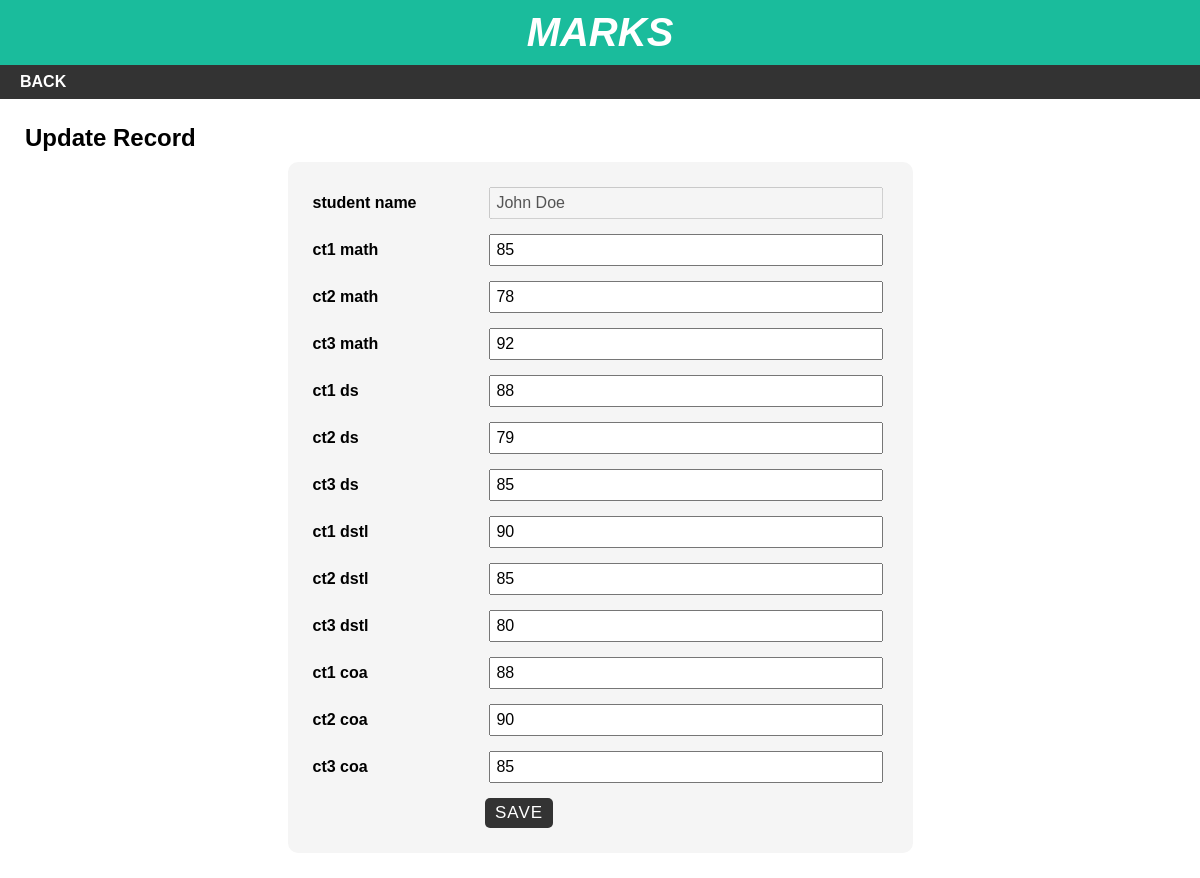
The app's page /editm.php?id=1 (signed in) with its own data.
### tables this page shows
CREATE TABLE marks (
    `student_id` INT AUTO_INCREMENT PRIMARY KEY,
    `student_name` VARCHAR(100) NOT NULL,
    `ct1_math` INT,
    `ct2_math` INT,
    `ct3_math` INT,
    `ct1_ds` INT,
    `ct2_ds` INT,
    `ct3_ds` INT,
    `ct1_dstl` INT,
    `ct2_dstl` INT,
    `ct3_dstl` INT,
    `ct1_coa` INT,
    `ct2_coa` INT,
    `ct3_coa` INT
);

### editm.php (the view, shortened to what this page needs)
<?php
include 'connectionString.php'
?>
<!DOCTYPE html>
<html lang="en">
<head>
  <link rel="stylesheet" href="css/stylead.css">
</head>
<body>
    <div id="wrapper">
        <div id="header">
            <h1>marks</h1>
        </div>
        <div id="menu">
            <ul>
                <li>
                    <a href="marks.php">back</a>
                </li>
            </ul>
        </div>
<div id="main-content">
    <h2>Update Record</h2>
    <?php
    $student_id=$_GET['id'];
    $sql= "SELECT * FROM `marks` WHERE `student_id`='$student_id';";
    $result=mysqli_query($con,$sql);
    if(mysqli_num_rows($result)){
        $row=mysqli_fetch_assoc($result)
    ?>
    <form class="post-form" action="updatem.php" method="post">
        <div class="form-group">
            <label>student name</label>
            <input type="text" name="student name" value="<?php echo $row['student_name']; ?>" disabled />
        </div>
        <div class="form-group">
            <label>ct1 math</label>
            <input type="text" name="ct1_math" value="<?php echo $row['ct1_math'] ;?>"/>
    </div>
    <div class="form-group">
        <label>ct2 math</label>
            <input type="text" name="ct2_math" value="<?php echo $row['ct2_math'];?>"/>
        </div>
        <div class="form-group">
            <label>ct3 math</label>
            <input type="text" name="ct3_math" value="<?php echo $row['ct3_math'] ;?>"/>
        </div>
        <div class="form-group">
            <label>ct1 ds</label>
            <input type="text" name="ct1_ds" value="<?php echo $row['ct1_ds'];?>"/>
        </div>
    <div class="form-group">
        <label>ct2 ds</label>
            <input type="text" name="ct2_ds" value="<?php echo $row['ct2_ds'];?>"/>
        </div>
        <div class="form-group">
            <label>ct3 ds</label>
            <input type="text" name="ct3_ds" value="<?php echo $row['ct3_ds'] ;?>"/>
        </div>
        <div class="form-group">
            <label>ct1 dstl</label>
            <input type="text" name="ct1_dstl" value="<?php echo $row['ct1_dstl'];?>"/>
        </div>
    <div class="form-group">
        <label>ct2 dstl</label>
            <input type="text" name="ct2_dstl" value="<?php echo $row['ct2_dstl'];?>"/>
        </div>
        <div class="form-group">
            <label>ct3 dstl</label>
            <input type="text" name="ct3_dstl" value="<?php echo $row['ct3_dstl'] ;?>"/>
        </div>
        <div class="form-group">
            <label>ct1 coa</label>
            <input type="text" name="ct1_coa" value="<?php echo $row['ct1_coa'];?>"/>
        </div>
    <div class="form-group">
        <label>ct2 coa</label>
            <input type="text" name="ct2_coa" value="<?php echo $row['ct2_coa'];?>"/>
        </div>
        <div class="form-group">
            <label>ct3 coa</label>
            <input type="text" name="ct3_coa" value="<?php echo $row['ct3_coa'] ;?>"/>
        </div>
        <input class="submit" type="submit" value="Save"/>
    </form>
    <?php } ?>
</div>
</div>
</body>
</html>

### css/stylead.css (style rules this page uses)
body { font:16px arial; margin: 0; padding: 0; background: #d1d1d1; width: 100vw; min-height: 100vh; }
#wrapper { width: 100%; min-height: 100%; background-color: #fff; padding: 0px; }
#header { text-align: center; background-color: #1abc9c; padding: 10px; }
#header h1 { color: #fff; font-size: 40px; font-style: italic; font-weight: 700; text-transform: uppercase; margin: 0; }
#menu { background-color: #333; }
#menu ul { font-size: 0; padding: 0 10px; margin: 0; list-style: none; }
#menu ul li { display: inline-block; }
#menu ul li a { color: #fff; font-size: 16px; font-weight: 600; padding: 8px 10px; display: block; text-decoration: none; text-transform: uppercase; transition: all 0.3s ease; }
#main-content { padding: 25px; min-height: 400px; }
#main-content h2 { margin: 0 0 10px; text-transform: capitalize; }
#main-content .post-form { width: 50%; padding: 25px; margin: 0 auto; background-color: #f5f5f5; border-radius: 10px; }
#main-content .post-form .form-group { margin: 0 0 15px; }
#main-content .post-form .form-group label { width: 30%; display: inline-block; font-weight: 600; }
#main-content .post-form .form-group input, #main-content .post-form .form-group select { font-size: 16px; width: 66%; display: inline-block; padding: 5px; margin: 0; }
#main-content .post-form .submit { font-size: 17px; letter-spacing: 1px; text-transform: uppercase; padding: 5px 10px; color: #fff; background-color: #333; border: none; border-radius: 5px; margin: 0 0 0 30%; cursor: pointer; transition: all 0.3s; }

### records on screen
marks: student_name "John Doe", ct1_math "85", ct2_math "78", ct3_math "92", ct1_ds "88", ct2_ds "79", ct3_ds "85", ct1_dstl "90", ct2_dstl "85", ct3_dstl "80", ct1_coa "88", ct2_coa "90", ct3_coa "85"
